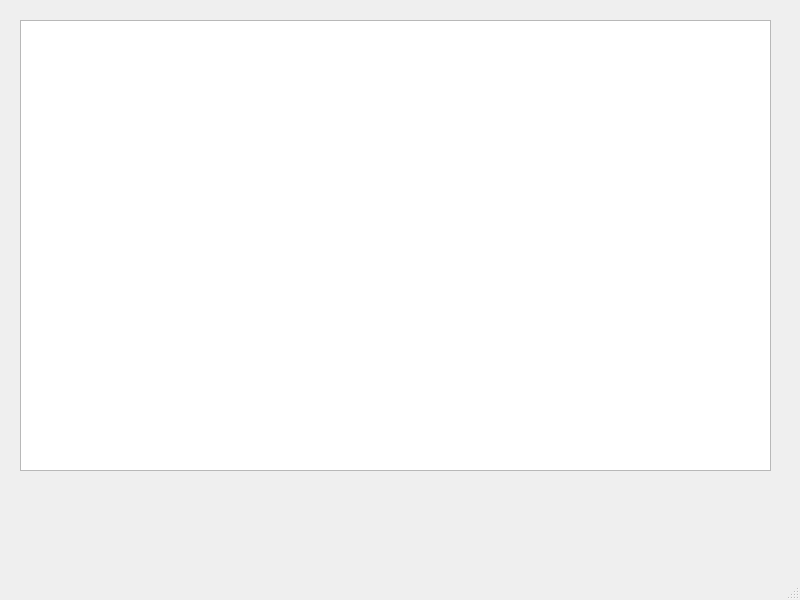
<?xml version="1.0" encoding="UTF-8"?>
<ui version="4.0">
 <class>MainWindow</class>
 <widget class="QMainWindow" name="MainWindow">
  <property name="geometry">
   <rect>
    <x>0</x>
    <y>0</y>
    <width>800</width>
    <height>600</height>
   </rect>
  </property>
  <property name="windowTitle">
   <string>MainWindow</string>
  </property>
  <widget class="QWidget" name="centralwidget">
   <widget class="QTableWidget" name="tableWidget">
    <property name="geometry">
     <rect>
      <x>20</x>
      <y>20</y>
      <width>751</width>
      <height>451</height>
     </rect>
    </property>
   </widget>
  </widget>
  <widget class="QMenuBar" name="menubar">
   <property name="geometry">
    <rect>
     <x>0</x>
     <y>0</y>
     <width>800</width>
     <height>21</height>
    </rect>
   </property>
  </widget>
  <widget class="QStatusBar" name="statusbar"/>
 </widget>
 <resources/>
 <connections/>
</ui>
